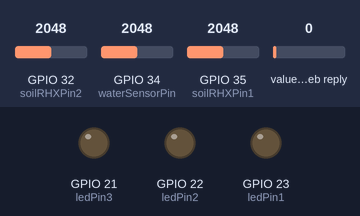
A sketch run on a simulated ESP32. Shown: output pins drawn as LEDs (lit = HIGH). The test bench sets the inputs (shaded band); at power-on: value in the web reply 0, GPIO 32 (soilRHXPin2) = 2048, GPIO 34 (waterSensorPin) = 2048, GPIO 35 (soilRHXPin1) = 2048. WiFi joins after 1.5 s; servers stay silent unless stated; web services answer with replies made up by the test bench; what the sketch prints to the serial monitor is not drawn.

Above: at 3.2 s.
3.3 s: value in the web reply set to 25
At 4.9 s:
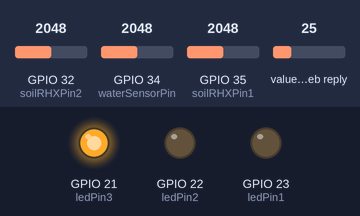
Timing chart, 0 to 6.4 s (numbered marks = the images above; inputs shaded):
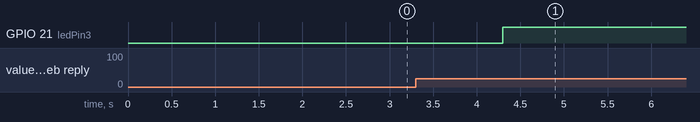

The sketch:

sketch_sep21a.ino
```cpp
#include <WiFi.h>
#include <HTTPClient.h>
#include <ArduinoJson.h>

const char* ssid = "osama zayed";
const char* password = "osama775561";

const String writeApiKey = "XBJ3H2MOY9WC3KZA";
const String readApiKey = "2YM7M7O0JBS4DY9E";
const String writeBaseURL = "http://api.thingspeak.com/update";
const String readBaseURL = "http://api.thingspeak.com/channels/2662884/feeds.json";

const int ledPin1 = 23;
const int ledPin2 = 22;
const int ledPin3 = 21;
const int waterSensorPin = 34;
const int soilRHXPin1 = 35;
const int soilRHXPin2 = 32;

int autoControlSoilState = -1;
int autoControlWaterState = -1;
int lastLedState1 = -1;
int lastLedState2 = -1;
int lastLedState3 = -1;

unsigned long lastSendTime = 0;
const unsigned long sendInterval = 5000;

void setup() {
    Serial.begin(115200);
    pinMode(ledPin1, OUTPUT);
    pinMode(ledPin2, OUTPUT);
    pinMode(ledPin3, OUTPUT);
    pinMode(waterSensorPin, INPUT);
    pinMode(soilRHXPin1, INPUT);
    pinMode(soilRHXPin2, INPUT);
    connectToWiFi();
}

void loop() {
    unsigned long currentMillis = millis();
    int waterLevel = analogRead(waterSensorPin);
    int soilHumidity1 = analogRead(soilRHXPin1);
    int soilHumidity2 = analogRead(soilRHXPin2);

    controlLEDs(soilHumidity1, soilHumidity2, waterLevel);

    if (currentMillis - lastSendTime >= sendInterval) {
        lastSendTime = currentMillis;
        sendToThingSpeak(soilHumidity1, soilHumidity2, waterLevel);
    }
}

void connectToWiFi() {
    WiFi.begin(ssid, password);
    while (WiFi.status() != WL_CONNECTED) {
        delay(1000);
        Serial.println("Connecting to WiFi...");
    }
    Serial.println("Connected to WiFi");
}

void sendToThingSpeak(int soilHumidity1, int soilHumidity2, int waterLevel) {
    HTTPClient http;
    String url = writeBaseURL + "?api_key=" + writeApiKey +
                 "&field4=" + String(soilHumidity1) +
                 "&field5=" + String(soilHumidity2) +
                 "&field6=" + String(waterLevel);
    http.begin(url);
    int httpResponseCode = http.GET();

    if (httpResponseCode > 0) {
        Serial.print("HTTP Response code: ");
        Serial.println(httpResponseCode);
    } else {
        Serial.print("Error on HTTP request: ");
        Serial.println(httpResponseCode);
    }
    http.end();
}

int readFieldFromThingSpeak(int fieldNumber) {
    HTTPClient http;
    String url = readBaseURL + "?api_key=" + readApiKey + "&results=1";
    http.begin(url);
    int httpResponseCode = http.GET();

    if (httpResponseCode > 0) {
        String response = http.getString();
        Serial.println("Response: " + response);
        DynamicJsonDocument doc(1024);
        DeserializationError error = deserializeJson(doc, response);

        if (error) {
            Serial.print("DeserializeJson failed: ");
            Serial.println(error.f_str());
            return -1;
        }

        if (doc["feeds"].size() == 0 || doc["feeds"][0]["field" + String(fieldNumber)].isNull()) {
            return -1;
        } else {
            return doc["feeds"][0]["field" + String(fieldNumber)].as<int>();
        }
    } else {
        Serial.print("Error on HTTP request: ");
        Serial.println(httpResponseCode);
        return -1;
    }
    http.end();
}

void controlLEDs(int soilHumidity1, int soilHumidity2, int waterLevel) {
    int led1 = readFieldFromThingSpeak(1);
    int led2 = readFieldFromThingSpeak(2);
    int led3 = readFieldFromThingSpeak(3);
    autoControlSoilState = readFieldFromThingSpeak(7);
    autoControlWaterState = readFieldFromThingSpeak(8);

    Serial.print("Auto Control Soil: ");
    Serial.println(autoControlSoilState);
    Serial.print("Auto Control Water: ");
    Serial.println(autoControlWaterState);

    int state1 = (led1 != -1) ? led1 : lastLedState1;
    if (state1 != lastLedState1) {
        lastLedState1 = state1;
        digitalWrite(ledPin1, (autoControlSoilState && (soilHumidity1 < 300)) ? HIGH : (state1 == 1 ? HIGH : LOW));
        Serial.println((state1 == 1) ? "LED 1 is ON" : "LED 1 is OFF");
    }


    int state2 = (led2 != -1) ? led2 : lastLedState2;
    if (state2 != lastLedState2) {
        lastLedState2 = state2;
        digitalWrite(ledPin2, (autoControlSoilState && (soilHumidity2 < 300)) ? HIGH : (state2 == 1 ? HIGH : LOW));
        Serial.println((state2 == 1) ? "LED 2 is ON" : "LED 2 is OFF");
    }

    int state3 = (led3 != -1) ? led3 : lastLedState3;
    if (state3 != lastLedState3) {
        lastLedState3 = state3;
        digitalWrite(ledPin3, (autoControlWaterState && (waterLevel > 50)) ? HIGH : (state3 == 1 ? HIGH : LOW));
        Serial.println((state3 == 1) ? "LED 3 is ON" : "LED 3 is OFF");
    }
}
```

Measured:
- after the input at 3.3 s, GPIO 21 (ledPin3): LOW → HIGH after 1.0 s
